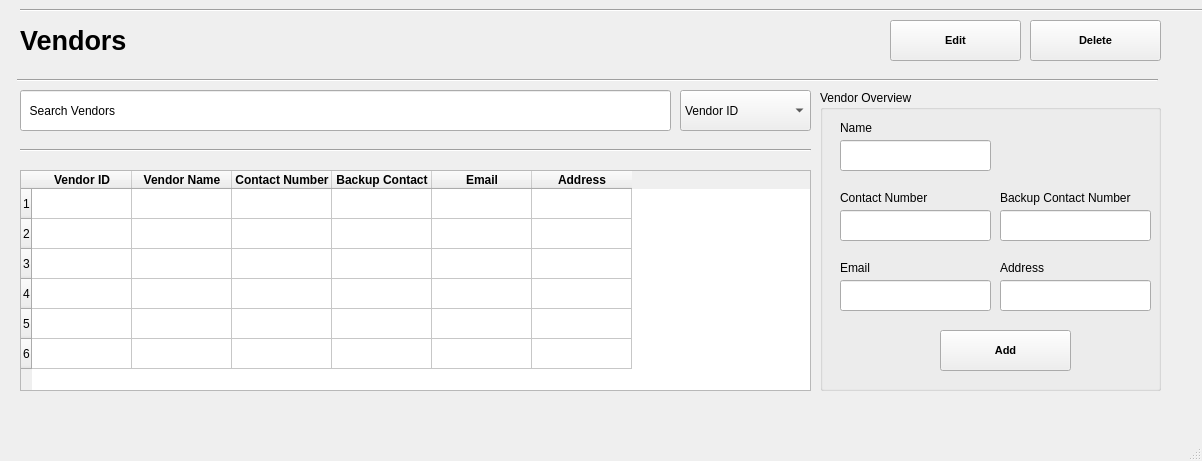
<?xml version="1.0" encoding="UTF-8"?>
<ui version="4.0">
 <class>MainWindow</class>
 <widget class="QMainWindow" name="MainWindow">
  <property name="geometry">
   <rect>
    <x>0</x>
    <y>0</y>
    <width>1202</width>
    <height>461</height>
   </rect>
  </property>
  <property name="windowTitle">
   <string>Vendors</string>
  </property>
  <widget class="QWidget" name="centralwidget">
   <widget class="QLabel" name="label">
    <property name="geometry">
     <rect>
      <x>20</x>
      <y>0</y>
      <width>271</width>
      <height>81</height>
     </rect>
    </property>
    <property name="font">
     <font>
      <pointsize>20</pointsize>
      <weight>75</weight>
      <bold>true</bold>
     </font>
    </property>
    <property name="text">
     <string>Vendors</string>
    </property>
   </widget>
   <widget class="QTableWidget" name="vendorTable">
    <property name="geometry">
     <rect>
      <x>20</x>
      <y>170</y>
      <width>791</width>
      <height>221</height>
     </rect>
    </property>
    <row>
     <property name="text">
      <string>1</string>
     </property>
    </row>
    <row>
     <property name="text">
      <string>2</string>
     </property>
    </row>
    <row>
     <property name="text">
      <string>3</string>
     </property>
    </row>
    <row>
     <property name="text">
      <string>4</string>
     </property>
    </row>
    <row>
     <property name="text">
      <string>5</string>
     </property>
    </row>
    <row>
     <property name="text">
      <string>6</string>
     </property>
    </row>
    <column>
     <property name="text">
      <string>Vendor ID</string>
     </property>
     <property name="font">
      <font>
       <weight>75</weight>
       <bold>true</bold>
      </font>
     </property>
    </column>
    <column>
     <property name="text">
      <string>Vendor Name</string>
     </property>
     <property name="font">
      <font>
       <weight>75</weight>
       <bold>true</bold>
      </font>
     </property>
    </column>
    <column>
     <property name="text">
      <string>Contact Number</string>
     </property>
     <property name="font">
      <font>
       <weight>75</weight>
       <bold>true</bold>
      </font>
     </property>
    </column>
    <column>
     <property name="text">
      <string>Backup Contact</string>
     </property>
     <property name="font">
      <font>
       <weight>75</weight>
       <bold>true</bold>
      </font>
     </property>
    </column>
    <column>
     <property name="text">
      <string>Email</string>
     </property>
     <property name="font">
      <font>
       <weight>75</weight>
       <bold>true</bold>
      </font>
     </property>
    </column>
    <column>
     <property name="text">
      <string>Address</string>
     </property>
     <property name="font">
      <font>
       <weight>75</weight>
       <bold>true</bold>
      </font>
     </property>
    </column>
   </widget>
   <widget class="QComboBox" name="comboBox">
    <property name="geometry">
     <rect>
      <x>680</x>
      <y>90</y>
      <width>131</width>
      <height>41</height>
     </rect>
    </property>
    <item>
     <property name="text">
      <string>Vendor ID</string>
     </property>
    </item>
    <item>
     <property name="text">
      <string>Vendor Name</string>
     </property>
    </item>
    <item>
     <property name="text">
      <string>Contact Number</string>
     </property>
    </item>
    <item>
     <property name="text">
      <string>Backup Contact</string>
     </property>
    </item>
    <item>
     <property name="text">
      <string>Email</string>
     </property>
    </item>
    <item>
     <property name="text">
      <string>Address</string>
     </property>
    </item>
   </widget>
   <widget class="QLineEdit" name="lineEdit">
    <property name="geometry">
     <rect>
      <x>20</x>
      <y>90</y>
      <width>651</width>
      <height>41</height>
     </rect>
    </property>
    <property name="text">
     <string>  Search Vendors</string>
    </property>
   </widget>
   <widget class="Line" name="line">
    <property name="geometry">
     <rect>
      <x>17</x>
      <y>70</y>
      <width>1141</width>
      <height>20</height>
     </rect>
    </property>
    <property name="orientation">
     <enum>Qt::Horizontal</enum>
    </property>
   </widget>
   <widget class="Line" name="line_2">
    <property name="geometry">
     <rect>
      <x>20</x>
      <y>140</y>
      <width>791</width>
      <height>20</height>
     </rect>
    </property>
    <property name="orientation">
     <enum>Qt::Horizontal</enum>
    </property>
   </widget>
   <widget class="QGroupBox" name="groupBox">
    <property name="geometry">
     <rect>
      <x>820</x>
      <y>90</y>
      <width>341</width>
      <height>301</height>
     </rect>
    </property>
    <property name="title">
     <string>Vendor Overview</string>
    </property>
    <widget class="QLabel" name="label_4">
     <property name="geometry">
      <rect>
       <x>20</x>
       <y>30</y>
       <width>91</width>
       <height>16</height>
      </rect>
     </property>
     <property name="text">
      <string>Name</string>
     </property>
    </widget>
    <widget class="QLabel" name="label_5">
     <property name="geometry">
      <rect>
       <x>20</x>
       <y>100</y>
       <width>111</width>
       <height>16</height>
      </rect>
     </property>
     <property name="text">
      <string>Contact Number</string>
     </property>
    </widget>
    <widget class="QLineEdit" name="vendorNameBox">
     <property name="geometry">
      <rect>
       <x>20</x>
       <y>50</y>
       <width>151</width>
       <height>31</height>
      </rect>
     </property>
    </widget>
    <widget class="QLineEdit" name="vendorContactNumber">
     <property name="geometry">
      <rect>
       <x>20</x>
       <y>120</y>
       <width>151</width>
       <height>31</height>
      </rect>
     </property>
    </widget>
    <widget class="QLineEdit" name="vendorBackupContact">
     <property name="geometry">
      <rect>
       <x>180</x>
       <y>120</y>
       <width>151</width>
       <height>31</height>
      </rect>
     </property>
    </widget>
    <widget class="QLabel" name="label_8">
     <property name="geometry">
      <rect>
       <x>180</x>
       <y>100</y>
       <width>141</width>
       <height>16</height>
      </rect>
     </property>
     <property name="text">
      <string>Backup Contact Number</string>
     </property>
    </widget>
    <widget class="QLineEdit" name="vendorEmail">
     <property name="geometry">
      <rect>
       <x>20</x>
       <y>190</y>
       <width>151</width>
       <height>31</height>
      </rect>
     </property>
     <property name="text">
      <string/>
     </property>
    </widget>
    <widget class="QLabel" name="label_6">
     <property name="geometry">
      <rect>
       <x>20</x>
       <y>170</y>
       <width>91</width>
       <height>16</height>
      </rect>
     </property>
     <property name="text">
      <string>Email</string>
     </property>
    </widget>
    <widget class="QLabel" name="label_9">
     <property name="geometry">
      <rect>
       <x>180</x>
       <y>170</y>
       <width>91</width>
       <height>16</height>
      </rect>
     </property>
     <property name="text">
      <string>Address</string>
     </property>
    </widget>
    <widget class="QLineEdit" name="vendorAddress">
     <property name="geometry">
      <rect>
       <x>180</x>
       <y>190</y>
       <width>151</width>
       <height>31</height>
      </rect>
     </property>
     <property name="text">
      <string/>
     </property>
    </widget>
    <widget class="QPushButton" name="addVendorButton">
     <property name="geometry">
      <rect>
       <x>120</x>
       <y>240</y>
       <width>131</width>
       <height>41</height>
      </rect>
     </property>
     <property name="font">
      <font>
       <pointsize>8</pointsize>
       <weight>75</weight>
       <bold>true</bold>
      </font>
     </property>
     <property name="text">
      <string>Add</string>
     </property>
    </widget>
   </widget>
   <widget class="Line" name="line_3">
    <property name="geometry">
     <rect>
      <x>20</x>
      <y>0</y>
      <width>1271</width>
      <height>20</height>
     </rect>
    </property>
    <property name="orientation">
     <enum>Qt::Horizontal</enum>
    </property>
   </widget>
   <widget class="QPushButton" name="editVendorButton">
    <property name="geometry">
     <rect>
      <x>890</x>
      <y>20</y>
      <width>131</width>
      <height>41</height>
     </rect>
    </property>
    <property name="font">
     <font>
      <pointsize>8</pointsize>
      <weight>75</weight>
      <bold>true</bold>
     </font>
    </property>
    <property name="text">
     <string>Edit</string>
    </property>
   </widget>
   <widget class="QPushButton" name="deleteVendorButton">
    <property name="geometry">
     <rect>
      <x>1030</x>
      <y>20</y>
      <width>131</width>
      <height>41</height>
     </rect>
    </property>
    <property name="font">
     <font>
      <pointsize>8</pointsize>
      <weight>75</weight>
      <bold>true</bold>
     </font>
    </property>
    <property name="text">
     <string>Delete</string>
    </property>
   </widget>
  </widget>
  <widget class="QMenuBar" name="menubar">
   <property name="geometry">
    <rect>
     <x>0</x>
     <y>0</y>
     <width>1202</width>
     <height>26</height>
    </rect>
   </property>
  </widget>
  <widget class="QStatusBar" name="statusbar"/>
 </widget>
 <resources/>
 <connections/>
</ui>
